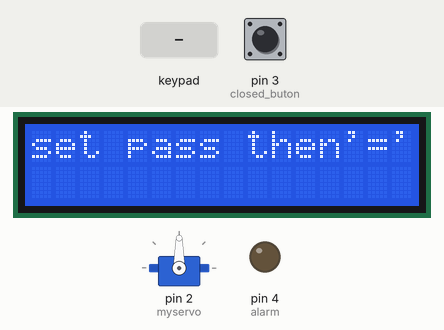
A sketch run on a simulated Arduino Uno, built with avr-gcc and run on an emulated ATmega328P. Shown: servo, 16×2 character LCD, output pins drawn as LEDs (lit = HIGH). The test bench sets the inputs (shaded band); at power-on: pin 3 (closed_buton) LOW. EEPROM starts erased.

Above: at 1.2 s.
1.3 s: key '#' pressed
At 2.6 s:
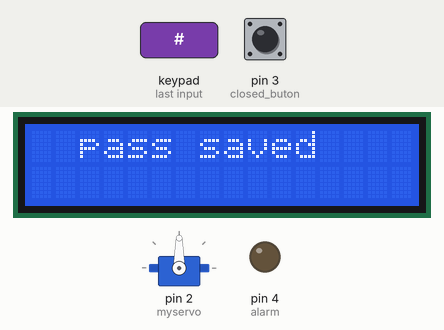
4.3 s: pin 3 (closed_buton) pulled HIGH for 3.2 s
At 8.6 s:
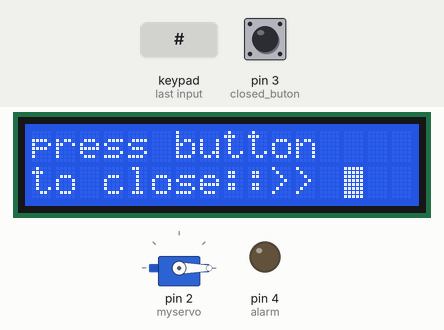
9.0 s: pin 3 (closed_buton) pulled HIGH for 0.15 s
At 9.46 s:
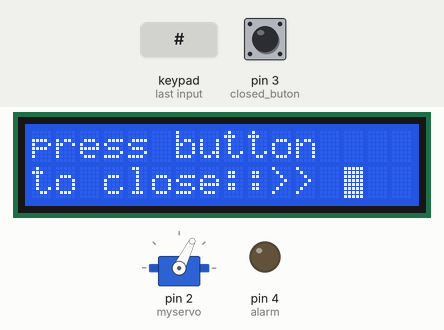
9.7 s: pin 3 (closed_buton) driven HIGH
12.7 s: pin 3 (closed_buton) driven LOW
14.4 s: pin 3 (closed_buton) driven HIGH
At 15.47 s:
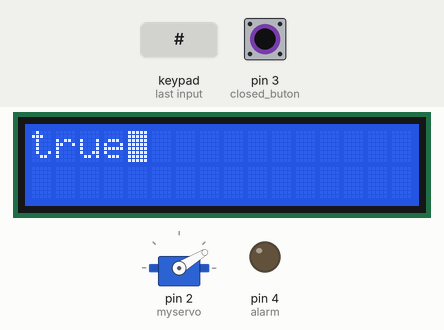
Timing chart, 0 to 18.4 s (numbered marks = the images above; inputs shaded):
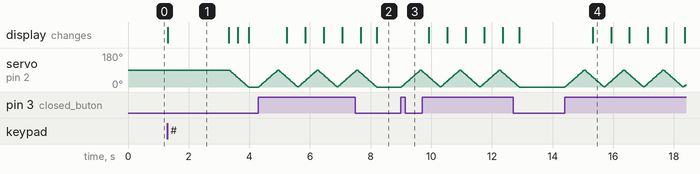

The sketch:

sketch_apr13b.ino
```cpp
/* @file HelloKeypad.pde
|| @version 1.0
|| @author Alexander Brevig
|| @contact alexanderbrevig@gmail.com
||
|| @description
|| | Demonstrates the simplest use of the matrix Keypad library.
|| #
*/
#include <Keypad.h>
#include<LiquidCrystal.h>;
#include<EEPROM.h>;
#include <Servo.h>
Servo myservo;
LiquidCrystal lcd(A0,A1,A2,A3,A4,A5);

const byte ROWS = 4; //four rows
const byte COLS = 4; //three columns
char keys[ROWS][COLS] = {
  {'1','2','3','A'},
  {'4','5','6','B'},
  {'7','8','9','C'},
  {'*','0','#','D'},
};
byte rowPins[ROWS] = {13, 12, 11, 10}; //connect to the row pinouts of the keypad
byte colPins[COLS] = {9, 8, 7,6}; //connect to the column pinouts of the keypad

Keypad keypad = Keypad( makeKeymap(keys), rowPins, colPins, ROWS, COLS );

void setup(){
  pinMode(5,INPUT);//alarm button
  pinMode(3,INPUT);//closed buton
   pinMode(4,OUTPUT);//alarm
    myservo.attach(2);
  Serial.begin(9600);
  lcd.begin(16,2);
  EEPROM.write(0,0);

}
  int k=3;int l=3;int hello=0;int z=0;
  String firstpass="";

void loop(){
  char kl;
ll: if(EEPROM.read(0)==0){
  EEPROM.write(2,3);
  char key = keypad.getKey();
  if(hello==0){lcd.print("set pass then'='>");lcd.setCursor(0,1);hello=1;}


     if (key=='#'){EEPROM.update(1,k);
      while(l<EEPROM.read(1)){firstpass+=EEPROM.get(l,kl);l++;}l=3;
      lcd.clear();lcd.print("  pass saved");delay(2000);lcd.clear();
EEPROM.write(0,1);
  }
  else if(key){
    lcd.print("*");
EEPROM.put(k,key);k++;}

}
  else{
    int counter=EEPROM.read(2);
    if(z==0){z=1;lcd.print("enter password:>");lcd.setCursor(0,1);}
       String enterdpass=""; lcd.blink();
   while(l<EEPROM.read(1)){
   char op=keypad.getKey();
    if(op){
      lcd.print("*");
      enterdpass+=op;l++;}
     if(digitalRead(3)==1){
      for (int pos = 0; pos <= 90; pos += 1) {
    myservo.write(pos);
    delay(7);}
      }

      }

      if(enterdpass==firstpass){lcd.clear();
            lcd.print("true");
      for (int pos = 90; pos >= 0; pos -= 1) {
    myservo.write(pos);
    delay(7);        }
      //delay(1000);
      lcd.clear();lcd.print("press button ");
      lcd.setCursor(0,1);
      lcd.print("to close::>> ");
      while(true)
      {
        if(digitalRead(3)==1){
          for (int pos = 0; pos <= 90; pos++) {
    myservo.write(pos);
    delay(7);        }
    lcd.clear();lcd.setCursor(0,0);
          break;
        }

      }
      k=3;l=3;z=0;EEPROM.update(2,3);}
      else{lcd.clear();l=3;k=3;z=0;counter--;EEPROM.update(2,counter);
      lcd.print("      false");delay(2000);lcd.clear();
      lcd.setCursor(0,0);
      lcd.print("trials remaining");
      lcd.setCursor(0,1);lcd.print("::>> "+String(EEPROM.read(2)));
      delay(2000);lcd.clear();
      if(EEPROM.read(2)==0){
        while(true)
        {lcd.setCursor(0,0);
          lcd.print("     alarm");
          digitalWrite(4,HIGH);
        if(digitalRead(5)==1){
        EEPROM.write(0,0);
        lcd.clear();
        digitalWrite(4,LOW);
        firstpass="";
        goto ll;
        }
        }

      }


hello=0;

      }
      }
}
```

Measured:
- after the input at 1.3 s, servo on pin 2 (myservo): moves from 90° to 0° over 0.64 s, starting after 2.0 s; the display: changes at once (image 1)
- after the input at 9.0 s, servo on pin 2 (myservo): rises from 0° to 90° in 0.64 s, then falls to 85° in 0.04 s
- what the display in image 1 shows lasts 2.0 s, from 1.3 s to 3.3 s
